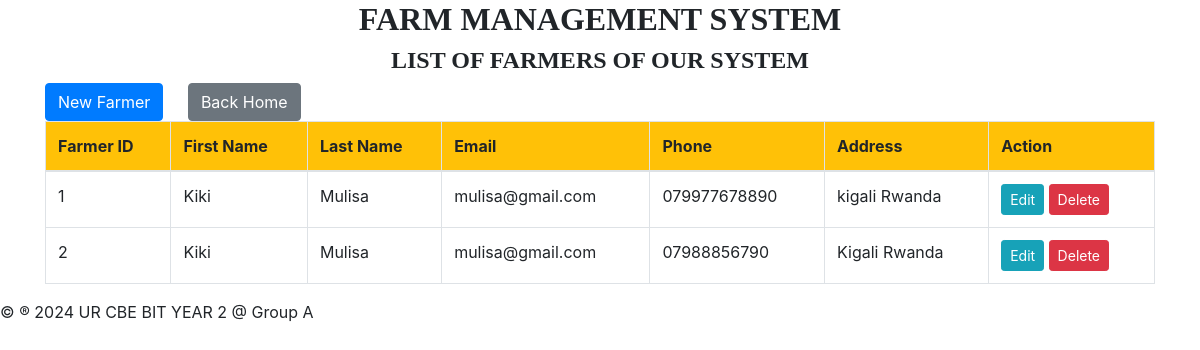
The page /farmers-table.php on the database its author committed.
### tables this page shows
CREATE TABLE `farmers` (
  `FarmerID` int(11) NOT NULL,
  `FirstName` varchar(50) DEFAULT NULL,
  `LastName` varchar(50) DEFAULT NULL,
  `Email` varchar(100) DEFAULT NULL,
  `Phone` varchar(15) DEFAULT NULL,
  `Address` varchar(255) DEFAULT NULL
);

### farmers-table.php (the view, shortened to what this page needs)
<!DOCTYPE html>
<html>
<head>
    <link href="https://stackpath.bootstrapcdn.com/bootstrap/4.5.2/css/bootstrap.min.css" rel="stylesheet">
</head>
<body>
<div class="container">
    <h2 style="text-align: center; font-family: century; font-weight: bold;">FARM MANAGEMENT SYSTEM</h2>
    <h4 style="text-align: center; font-family: century; font-weight: bold;">LIST OF FARMERS OF OUR SYSTEM</h4>
    <a href="farmers_form.html" class="btn btn-primary" style="margin-top: 0px;">New Farmer</a>
    <a href="home.html" class="btn btn-secondary" style="margin-left: 20px;">Back Home</a>
    <table class="table table-bordered">
        <thead class="bg-warning">
        <tr>
            <th>Farmer ID</th>
            <th>First Name</th>
            <th>Last Name</th>
            <th>Email</th>
            <th>Phone</th>
            <th>Address</th>
            <th>Action</th>
        </tr>
        </thead>
        <tbody>
        <?php
        $host = "localhost";
        $username = "root";
        $password = "";
        $dbname = "farm-management-system";
        $connection = new mysqli($host, $username, $password, $dbname);
        $sql = "SELECT * FROM farmers";
        $result = $connection->query($sql);
        if ($result && $result->num_rows > 0) {
            while ($row = $result->fetch_assoc()) {
                echo "<tr>
                    <td>" . $row['FarmerID'] . "</td>
                    <td>" . $row['FirstName'] . "</td>
                    <td>" . $row['LastName'] . "</td>
                    <td>" . $row['Email'] . "</td>
                    <td>" . $row['Phone'] . "</td>
                    <td>" . $row['Address'] . "</td>
                    <td>
                        <a href='edit_farmer.php?id={$row['FarmerID']}' class='btn btn-info btn-sm'>Edit</a>
                        <a href='delete_farmer.php?id={$row['FarmerID']}' class='btn btn-danger btn-sm'>Delete</a>
                    </td>
                </tr>";
            }
        } else {
            echo "<tr><td colspan='7'>No data found</td></tr>";
        }
        ?>
        </tbody>
    </table>
</div>
<footer>
    <p>&copy; &reg; 2024 UR CBE BIT YEAR 2 @ Group A</p>
</footer>
</body>
</html>

### rows shown on the page
farmers: FarmerID "1", FirstName "Kiki", LastName "Mulisa", Email "mulisa@gmail.com", Phone "079977678890", Address "kigali Rwanda"
farmers: FarmerID "2", FirstName "Kiki", LastName "Mulisa", Email "mulisa@gmail.com", Phone "07988856790", Address "Kigali Rwanda"
